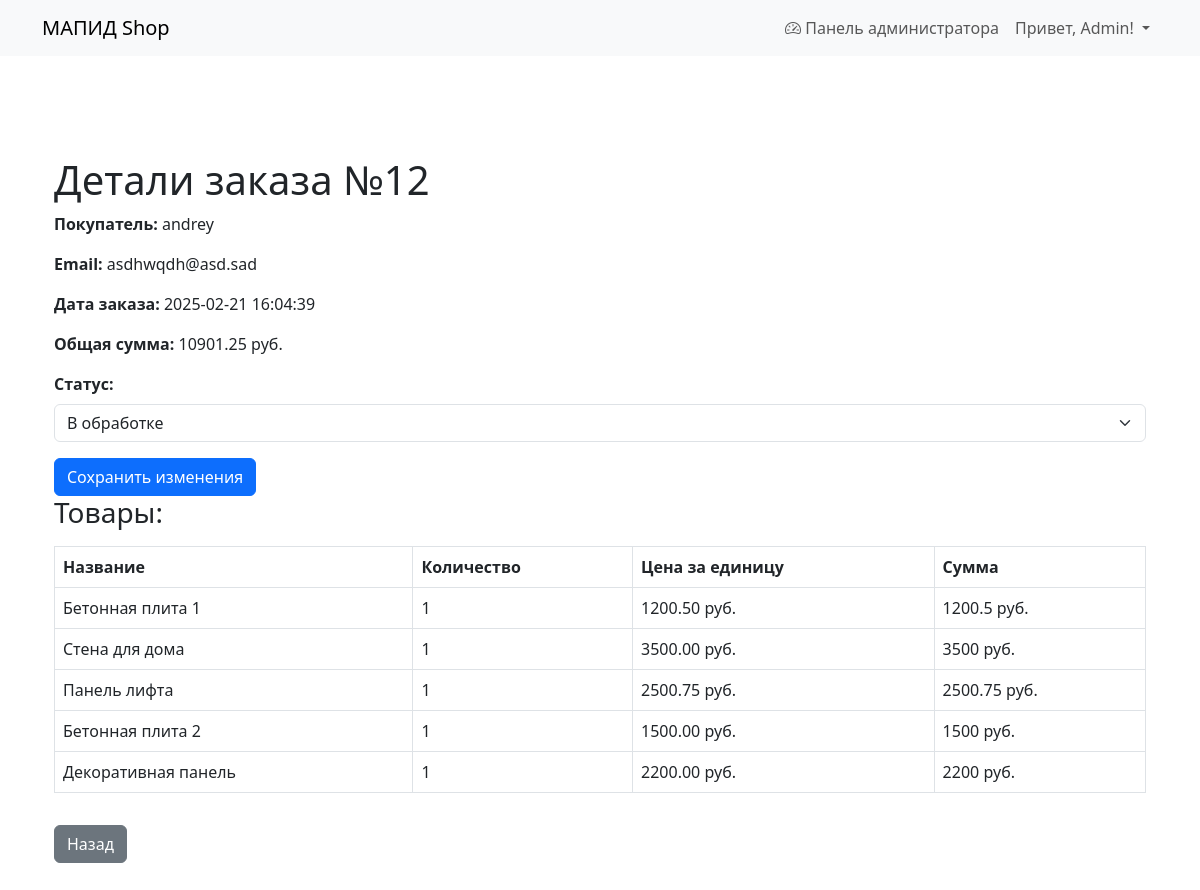
The app's page /view_order.php?id=12 (signed in) with its own data.
### tables this page shows
CREATE TABLE `orders` (
  `id` int NOT NULL,
  `user_id` int NOT NULL,
  `total_price` decimal(10,2) NOT NULL,
  `status` enum('pending','completed','cancelled') DEFAULT 'pending',
  `created_at` timestamp NULL DEFAULT CURRENT_TIMESTAMP
);

CREATE TABLE `users` (
  `id` int NOT NULL,
  `username` varchar(50) NOT NULL,
  `name` varchar(255) NOT NULL,
  `email` varchar(100) NOT NULL,
  `avatar` varchar(255) DEFAULT NULL,
  `password` varchar(255) NOT NULL,
  `role` enum('admin','user') DEFAULT 'user',
  `created_at` timestamp NULL DEFAULT CURRENT_TIMESTAMP
);

CREATE TABLE `order_items` (
  `id` int NOT NULL,
  `order_id` int NOT NULL,
  `product_id` int NOT NULL,
  `quantity` int NOT NULL,
  `price` decimal(10,2) NOT NULL
);

CREATE TABLE `products` (
  `id` int NOT NULL,
  `name` varchar(100) NOT NULL,
  `description` text,
  `price` decimal(10,2) NOT NULL,
  `stock` int DEFAULT '0',
  `image_path` varchar(255) DEFAULT NULL,
  `created_at` timestamp NULL DEFAULT CURRENT_TIMESTAMP,
  `category` varchar(255) NOT NULL,
  `full_description` text NOT NULL,
  `country_of_origin` varchar(255) NOT NULL,
  `dimensions` varchar(255) NOT NULL,
  `weight` varchar(50) NOT NULL
);

### public/view_order.php (the view, shortened to what this page needs)
<?php
require_once '../config/db.php';
$orderId = $_GET['id'] ?? null;
$db = new Database($dbConfig);
$connection = $db->getConnection();
$queryOrder = "
    SELECT o.id, u.name AS customer_name, u.email, o.total_price, o.status, o.created_at
    FROM orders o
    JOIN users u ON o.user_id = u.id
    WHERE o.id = :id
";
$stmtOrder = $connection->prepare($queryOrder);
$stmtOrder->bindValue(':id', $orderId, PDO::PARAM_INT);
$stmtOrder->execute();
$order = $stmtOrder->fetch(PDO::FETCH_ASSOC);
$queryItems = "
    SELECT p.name, oi.quantity, oi.price
    FROM order_items oi
    JOIN products p ON oi.product_id = p.id
    WHERE oi.order_id = :order_id
";
$stmtItems = $connection->prepare($queryItems);
$stmtItems->bindValue(':order_id', $orderId, PDO::PARAM_INT);
$stmtItems->execute();
$items = $stmtItems->fetchAll(PDO::FETCH_ASSOC);
?>
<!DOCTYPE html>
<html lang="en">
<head>
    <link href="https://cdn.jsdelivr.net/npm/bootstrap@5.3.0/dist/css/bootstrap.min.css" rel="stylesheet">
</head>
<body>
    <?php include 'includes/header.php'; ?>
    <div class="container mt-5">
        <h1>Детали заказа №<?php echo htmlspecialchars($order['id']); ?></h1>
        <p><strong>Покупатель:</strong> <?php echo htmlspecialchars($order['customer_name']); ?></p>
        <p><strong>Email:</strong> <?php echo htmlspecialchars($order['email']); ?></p>
        <p><strong>Дата заказа:</strong> <?php echo htmlspecialchars($order['created_at']); ?></p>
        <p><strong>Общая сумма:</strong> <?php echo htmlspecialchars($order['total_price']); ?> руб.</p>
        <form method="POST" class="mt-3">
            <div class="mb-3">
                <label for="status" class="form-label"><strong>Статус:</strong></label>
                <select name="status" id="status" class="form-select">
                    <option value="processing" <?php echo $order['status'] === 'pending' ? 'selected' : ''; ?>>В обработке</option>
                </select>
            </div>
            <button type="submit" class="btn btn-primary">Сохранить изменения</button>
        </form>
        <h3>Товары:</h3>
        <table class="table table-bordered mt-3">
            <thead>
                <tr>
                    <th>Название</th>
                    <th>Количество</th>
                    <th>Цена за единицу</th>
                    <th>Сумма</th>
                </tr>
            </thead>
            <tbody>
                <?php foreach ($items as $item): ?>
                    <tr>
                        <td><?php echo htmlspecialchars($item['name']); ?></td>
                        <td><?php echo htmlspecialchars($item['quantity']); ?></td>
                        <td><?php echo htmlspecialchars($item['price']); ?> руб.</td>
                        <td><?php echo htmlspecialchars($item['quantity'] * $item['price']); ?> руб.</td>
                    </tr>
                <?php endforeach; ?>
            </tbody>
        </table>
        <a href="manage_orders.php" class="btn btn-secondary mt-3">Назад</a>
    </div>
</body>
</html>

### records on screen
orders: id "12", user.name "andrey", user.email "asdhwqdh@asd.sad", created_at "2025-02-21 16:04:39", total_price "10901.25", status "В обработке"
order_items: product.name "Бетонная плита 1", quantity "1", price "1200.50", $item['quantity'] * $item['price'] "1200.5"
order_items: product.name "Стена для дома", quantity "1", price "3500.00", $item['quantity'] * $item['price'] "3500"
order_items: product.name "Панель лифта", quantity "1", price "2500.75", $item['quantity']*$item['price'] "2500.75"
order_items: product.name "Бетонная плита 2", quantity "1", price "1500.00", $item['quantity'] * $item['price'] "1500"
order_items: product.name "Декоративная панель", quantity "1", price "2200.00", $item['quantity'] * $item['price'] "2200"

### other values on screen
$_SESSION['user']['name'] "Admin"
